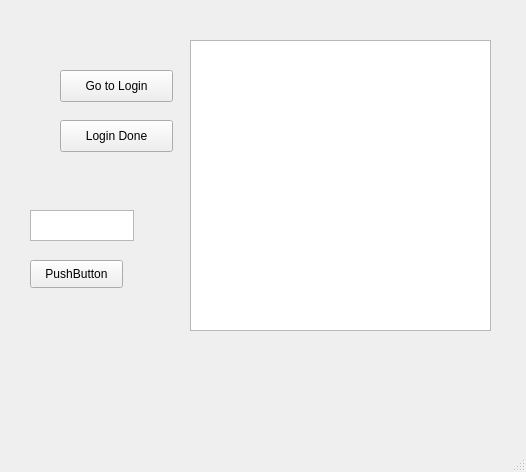
<?xml version="1.0" encoding="UTF-8"?>
<ui version="4.0">
 <class>MainWindow</class>
 <widget class="QMainWindow" name="MainWindow">
  <property name="geometry">
   <rect>
    <x>0</x>
    <y>0</y>
    <width>526</width>
    <height>472</height>
   </rect>
  </property>
  <property name="windowTitle">
   <string>MainWindow</string>
  </property>
  <widget class="QWidget" name="centralwidget">
   <widget class="QPushButton" name="btnLaunchLoginPage">
    <property name="geometry">
     <rect>
      <x>60</x>
      <y>70</y>
      <width>113</width>
      <height>32</height>
     </rect>
    </property>
    <property name="text">
     <string>Go to Login</string>
    </property>
   </widget>
   <widget class="QPushButton" name="btnFinishLoginPage">
    <property name="geometry">
     <rect>
      <x>60</x>
      <y>120</y>
      <width>113</width>
      <height>32</height>
     </rect>
    </property>
    <property name="text">
     <string>Login Done</string>
    </property>
   </widget>
   <widget class="QTableView" name="tbvLinkOptionTable">
    <property name="geometry">
     <rect>
      <x>190</x>
      <y>40</y>
      <width>301</width>
      <height>291</height>
     </rect>
    </property>
   </widget>
   <widget class="QTextEdit" name="txtLinkCsvAddress">
    <property name="geometry">
     <rect>
      <x>30</x>
      <y>210</y>
      <width>104</width>
      <height>31</height>
     </rect>
    </property>
   </widget>
   <widget class="QPushButton" name="btnUploadLinkCsv">
    <property name="geometry">
     <rect>
      <x>30</x>
      <y>260</y>
      <width>93</width>
      <height>28</height>
     </rect>
    </property>
    <property name="text">
     <string>PushButton</string>
    </property>
   </widget>
  </widget>
  <widget class="QMenuBar" name="menubar">
   <property name="geometry">
    <rect>
     <x>0</x>
     <y>0</y>
     <width>526</width>
     <height>26</height>
    </rect>
   </property>
  </widget>
  <widget class="QStatusBar" name="statusbar"/>
 </widget>
 <resources/>
 <connections>
  <connection>
   <sender>btnFinishLoginPage</sender>
   <signal>clicked()</signal>
   <receiver>MainWindow</receiver>
   <slot>confirmLoginComplete()</slot>
   <hints>
    <hint type="sourcelabel">
     <x>98</x>
     <y>162</y>
    </hint>
    <hint type="destinationlabel">
     <x>98</x>
     <y>217</y>
    </hint>
   </hints>
  </connection>
  <connection>
   <sender>btnUploadLinkCsv</sender>
   <signal>clicked()</signal>
   <receiver>MainWindow</receiver>
   <slot>uploadLinkCsv()</slot>
   <hints>
    <hint type="sourcelabel">
     <x>59</x>
     <y>302</y>
    </hint>
    <hint type="destinationlabel">
     <x>61</x>
     <y>336</y>
    </hint>
   </hints>
  </connection>
  <connection>
   <sender>btnLaunchLoginPage</sender>
   <signal>clicked()</signal>
   <receiver>MainWindow</receiver>
   <slot>launchLoginPage()</slot>
   <hints>
    <hint type="sourcelabel">
     <x>120</x>
     <y>108</y>
    </hint>
    <hint type="destinationlabel">
     <x>159</x>
     <y>52</y>
    </hint>
   </hints>
  </connection>
 </connections>
 <slots>
  <slot>launchLoginPage()</slot>
  <slot>confirmLoginComplete()</slot>
  <slot>uploadLinkCsv()</slot>
 </slots>
</ui>
